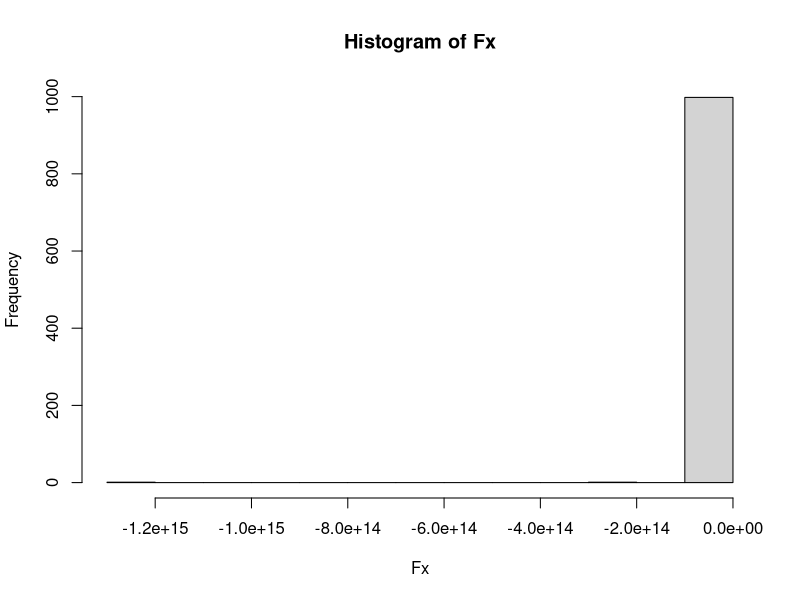

The R script that drew this image:
u <- runif(1000)
Fx <- 1-(1/u)^5
fx <- 1/(1-u)^(1/5)

hist(Fx)
#hist(fx)

f=function(n, a=0.5, b=1) qpareto(runif(n),a,b)
